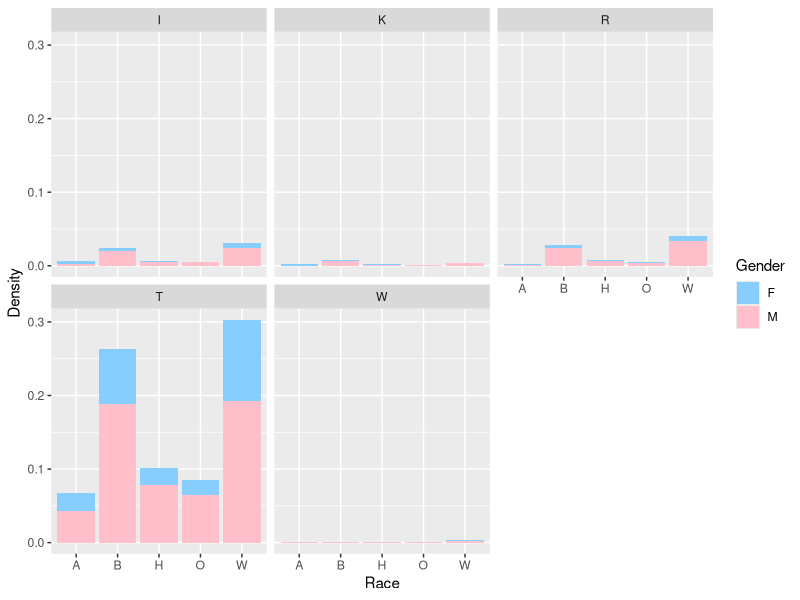
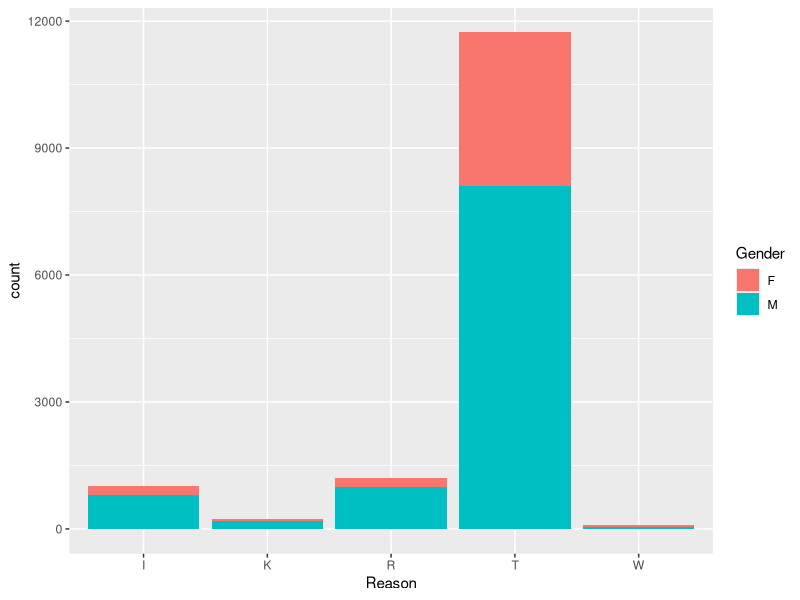

Generate these figures, in order, with R:
## ---- chunk 1
knitr::opts_chunk$set(echo = TRUE)
## ---- chunk 2
library(readr)
library(ggplot2)
library(dplyr)
library(lubridate)

# Read data
stop_by <- read_csv("cleaned_stop_data.csv")

stop_by$Call.Date.Time <- mdy_hm(stop_by$Call.Date.Time)
stop_by$AgeRange <- as.factor(stop_by$AgeRange)

stop_by <- stop_by %>%
  mutate(hour = hour(Call.Date.Time))

#Race, Gender, and Reason
stop_race <- ggplot(stop_by, aes(x = Race, fill = Gender)) + 
  geom_bar(aes(y = ..count../sum(..count..))) + 
  scale_fill_manual(values = c("skyblue1", "pink")) +
  labs(y = "Density") +
  facet_wrap(~Reason)
#Remove input "E" in the R column

#Reason, Gender, and Enforcement
stop_reason <- ggplot(stop_by, aes(x = Reason, fill = Gender)) + 
  geom_bar(aes(y = ..count../sum(..count..))) + 
  scale_fill_manual(values = c("skyblue1", "pink")) +
  labs(y = "Density") +
  facet_wrap(~Enforcement)


stop_age <- ggplot(stop_by, aes(x = AgeRange, fill = Gender)) + geom_bar() 
stop_reason <- ggplot(stop_by, aes(x = Reason, fill = Gender)) + geom_bar()
stop_time <- ggplot(stop_by, aes(x = hour, fill = AgeRange)) + geom_bar()

stop_race
stop_reason


View(stop_by)
